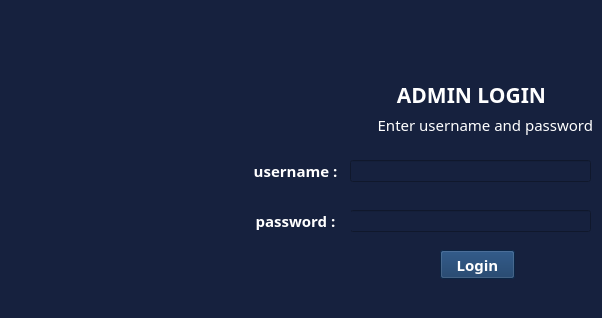
    <widget class="QWidget" name="tab">
     <property name="font">
      <font>
       <pointsize>14</pointsize>
      </font>
     </property>
     <property name="styleSheet">
      <string notr="true">background-color: rgb(22, 33, 62);</string>
     </property>
     <attribute name="title">
      <string>Login</string>
     </attribute>
     <widget class="QLabel" name="label_2">
      <property name="geometry">
       <rect>
        <x>350</x>
        <y>80</y>
        <width>243</width>
        <height>29</height>
       </rect>
      </property>
      <property name="font">
       <font>
        <family>Poppins</family>
        <pointsize>16</pointsize>
        <bold>true</bold>
        <kerning>true</kerning>
       </font>
      </property>
      <property name="layoutDirection">
       <enum>Qt::LeftToRight</enum>
      </property>
      <property name="styleSheet">
       <string notr="true">color: rgb(255, 255, 255);</string>
      </property>
      <property name="text">
       <string>ADMIN LOGIN</string>
      </property>
      <property name="scaledContents">
       <bool>true</bool>
      </property>
      <property name="alignment">
       <set>Qt::AlignCenter</set>
      </property>
     </widget>
     <widget class="QLabel" name="label_3">
      <property name="geometry">
       <rect>
        <x>350</x>
        <y>110</y>
        <width>243</width>
        <height>29</height>
       </rect>
      </property>
      <property name="font">
       <font>
        <family>Poppins</family>
        <pointsize>11</pointsize>
        <italic>false</italic>
        <bold>false</bold>
        <kerning>true</kerning>
       </font>
      </property>
      <property name="layoutDirection">
       <enum>Qt::LeftToRight</enum>
      </property>
      <property name="styleSheet">
       <string notr="true">color: rgb(255, 255, 255);</string>
      </property>
      <property name="text">
       <string>Enter username and password</string>
      </property>
      <property name="scaledContents">
       <bool>true</bool>
      </property>
      <property name="alignment">
       <set>Qt::AlignRight|Qt::AlignTrailing|Qt::AlignVCenter</set>
      </property>
     </widget>
     <widget class="QLabel" name="label_4">
      <property name="geometry">
       <rect>
        <x>240</x>
        <y>150</y>
        <width>111</width>
        <height>41</height>
       </rect>
      </property>
      <property name="font">
       <font>
        <family>Poppins</family>
        <pointsize>11</pointsize>
        <italic>false</italic>
        <bold>true</bold>
        <kerning>true</kerning>
       </font>
      </property>
      <property name="layoutDirection">
       <enum>Qt::LeftToRight</enum>
      </property>
      <property name="styleSheet">
       <string notr="true">color: rgb(255, 255, 255);</string>
      </property>
      <property name="text">
       <string>username :</string>
      </property>
      <property name="scaledContents">
       <bool>true</bool>
      </property>
      <property name="alignment">
       <set>Qt::AlignCenter</set>
      </property>
     </widget>
     <widget class="QLineEdit" name="tb01">
      <property name="geometry">
       <rect>
        <x>350</x>
        <y>160</y>
        <width>241</width>
        <height>22</height>
       </rect>
      </property>
      <property name="font">
       <font>
        <family>Poppins Medium</family>
        <pointsize>11</pointsize>
       </font>
      </property>
      <property name="styleSheet">
       <string notr="true">color: rgb(255, 255, 255);</string>
      </property>
      <property name="text">
       <string/>
      </property>
     </widget>
     <widget class="QLineEdit" name="tb02">
      <property name="geometry">
       <rect>
        <x>350</x>
        <y>210</y>
        <width>241</width>
        <height>22</height>
       </rect>
      </property>
      <property name="font">
       <font>
        <pointsize>10</pointsize>
       </font>
      </property>
      <property name="styleSheet">
       <string notr="true">color: rgb(255, 255, 255);</string>
      </property>
      <property name="text">
       <string/>
      </property>
      <property name="echoMode">
       <enum>QLineEdit::Password</enum>
      </property>
     </widget>
     <widget class="QLabel" name="label_5">
      <property name="geometry">
       <rect>
        <x>240</x>
        <y>200</y>
        <width>111</width>
        <height>41</height>
       </rect>
      </property>
      <property name="font">
       <font>
        <family>Poppins</family>
        <pointsize>11</pointsize>
        <italic>false</italic>
        <bold>true</bold>
        <kerning>true</kerning>
       </font>
      </property>
      <property name="layoutDirection">
       <enum>Qt::LeftToRight</enum>
      </property>
      <property name="styleSheet">
       <string notr="true">color: rgb(255, 255, 255);</string>
      </property>
      <property name="text">
       <string>password :</string>
      </property>
      <property name="scaledContents">
       <bool>true</bool>
      </property>
      <property name="alignment">
       <set>Qt::AlignCenter</set>
      </property>
     </widget>
     <widget class="QPushButton" name="b01">
      <property name="geometry">
       <rect>
        <x>440</x>
        <y>250</y>
        <width>75</width>
        <height>29</height>
       </rect>
      </property>
      <property name="font">
       <font>
        <family>Poppins</family>
        <pointsize>11</pointsize>
        <bold>true</bold>
       </font>
      </property>
      <property name="styleSheet">
       <string notr="true">background-color: rgb(15, 52, 96);
color: rgb(255, 255, 255);</string>
      </property>
      <property name="text">
       <string>Login</string>
      </property>
     </widget>
     <widget class="QLabel" name="label_6">
      <property name="geometry">
       <rect>
        <x>50</x>
        <y>100</y>
        <width>131</width>
        <height>141</height>
       </rect>
      </property>
      <property name="text">
       <string/>
      </property>
      <property name="pixmap">
       <pixmap>../src/login.png</pixmap>
      </property>
      <property name="scaledContents">
       <bool>true</bool>
      </property>
     </widget>
     <widget class="QLabel" name="l01">
      <property name="geometry">
       <rect>
        <x>410</x>
        <y>280</y>
        <width>136</width>
        <height>29</height>
       </rect>
      </property>
      <property name="font">
       <font>
        <family>Poppins</family>
        <pointsize>11</pointsize>
        <italic>false</italic>
        <bold>false</bold>
        <kerning>true</kerning>
       </font>
      </property>
      <property name="layoutDirection">
       <enum>Qt::LeftToRight</enum>
      </property>
      <property name="styleSheet">
       <string notr="true">color: rgb(255, 255, 255);</string>
      </property>
      <property name="text">
       <string/>
      </property>
      <property name="scaledContents">
       <bool>true</bool>
      </property>
      <property name="alignment">
       <set>Qt::AlignCenter</set>
      </property>
     </widget>
    </widget>
